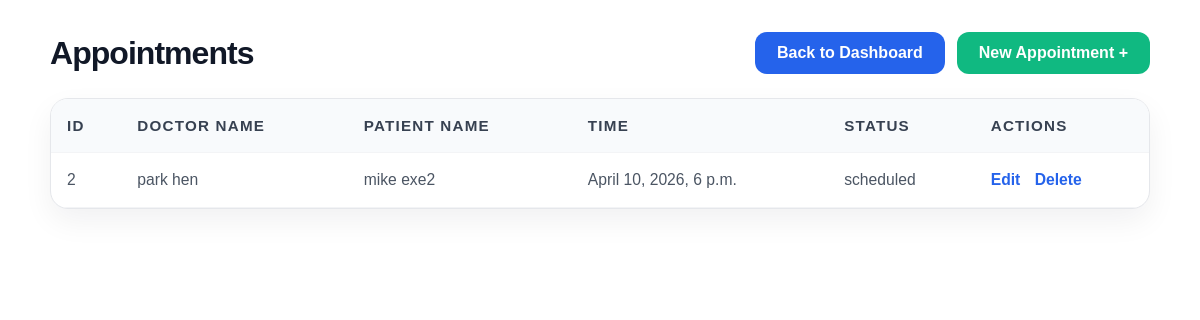
The page /appointments/ (signed in) on the database as committed earlier.
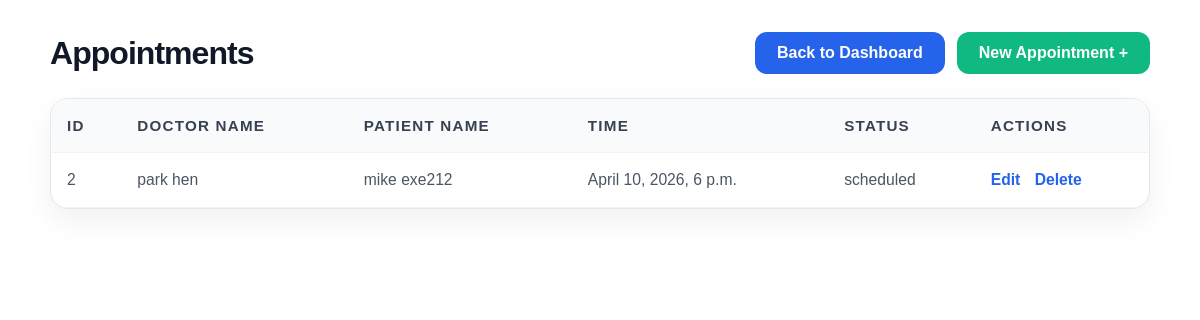
The same page on the database as committed later.
### appointments/models.py (models this page shows, shortened)
class Appointment(models.Model):
  patient = models.ForeignKey('patients.Patient', on_delete=models.CASCADE)
  doctor = models.ForeignKey('doctors.Doctor', on_delete=models.CASCADE)
  appointment_time = models.DateTimeField()
  appointment_status = models.CharField(max_length=200)

### patients/models.py (models this page shows)
class Patient(models.Model):
  name = models.CharField(max_length=100)
  phone = models.CharField(max_length=15)
  email = models.EmailField()
  def __str__(self):
    return self.name

### doctors/models.py (models this page shows)
class Doctor(models.Model):
  name = models.CharField(max_length=200)
  specialization = models.CharField(max_length=200)
  def __str__(self):
    return self.name

### appointments/views.py (the view)
# urls.py: path('', appointments_list),
@login_required
def appointments_list(request):
  appointments = Appointment.objects.all()
  return render(request, 'appointments_list.html', {'appointments': appointments})

### appointments/templates/appointments_list.html (shortened to what this page needs)
<div class="list-page-container">
  <div class="list-page-header">
    <h1>Appointments</h1>
    <div style="display:flex; gap:12px; flex-wrap:wrap;">
      <a class="btn-back" href="/dashboard">Back to Dashboard</a>
      <a class="btn-back new-btn" href="/appointments/create">New Appointment +</a>
    </div>
  </div>
  <div class="table-card">
    <div class="table-responsive">
      <table>
        <thead>
          <tr>
            <th>ID</th>
            <th>Doctor Name</th>
            <th>Patient Name</th>
            <th>Time</th>
            <th>Status</th>
            <th>Actions</th>
          </tr>
        </thead>
        <tbody>
          {% for a in appointments %}
          <tr>
            <td>{{ a.id }}</td>
            <td>{{ a.doctor }}</td>
            <td>{{ a.patient }}</td>
            <td>{{ a.appointment_time }}</td>
            <td>{{ a.appointment_status }}</td>
            <td class="action-links">
              <a href="/appointments/{{ a.id }}/edit">Edit</a>
              <a href="/appointments/{{ a.id }}/delete">Delete</a>
            </td>
          </tr>
          {% empty %}
          <tr>
            <td colspan="4" class="empty-state">No Appointments found yet.</td>
          </tr>
          {% endfor %}
        </tbody>
      </table>
    </div>
  </div>
</div>

Rows that differ between the two databases and show on the page:
changed through a linked row, Appointment "scheduled": patient "mike exe2" → "mike exe212"
